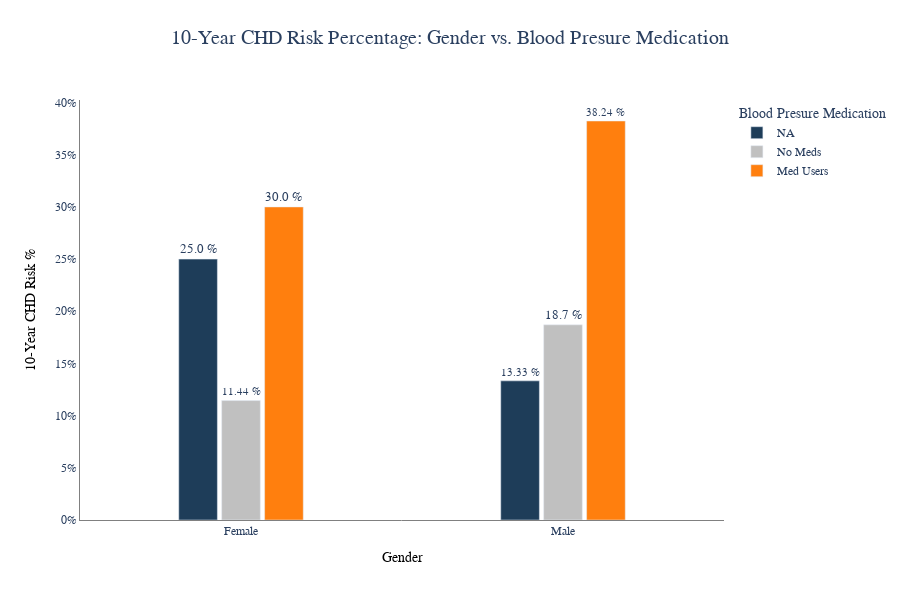

Here is the notebook cell this chart was saved with:
### Code cell
bar_chart(
    grouped_chd_med,
    "male",
    "per",
    txt = "annotation_per",
    labls = {'male': 'Gender', 'BPMeds': 'Blood Presure Medication', 'per': 'CHD Risk', "annotation_per": False},
    hover={"annotation_per":False},
    colors =["#1e3d59",'silver','#FF7F0E',] ,
    height=600,
    width=900,
    ttle="10-Year CHD Risk Percentage: Gender vs. Blood Presure Medication",
    xtitle="Gender" ,
    ytitle="10-Year CHD Risk %" ,
    colour='BPMeds', 
    bg=0.6, 
    bgg=0.1,
    yscale = False,
    yscale_percentage=True,
    leg="Blood Presure Medication"
)

### Figure 1 — Plotly figure (JSON) as saved in the notebook; plotly's stock layout.template omitted (floating-point values rounded to 4 significant figures)
{"data": [{"alignmentgroup": "True", "customdata": [["25.0 %"], ["13.33 %"]], "hovertemplate": "Blood Presure Medication=NA<br>Gender=%{x}<br>CHD Risk=%{y}<extra></extra>", "legendgroup": "NA", "marker": {"color": "#1e3d59", "pattern": {"shape": ""}}, "name": "NA", "offsetgroup": "NA", "orientation": "v", "showlegend": true, "text": ["25.0 %", "13.33 %"], "textfont": {"size": 15}, "textposition": "outside", "type": "bar", "x": ["Female", "Male"], "xaxis": "x", "y": [0.25, 0.1333], "yaxis": "y"}, {"alignmentgroup": "True", "customdata": [["11.44 %"], ["18.7 %"]], "hovertemplate": "Blood Presure Medication=No Meds<br>Gender=%{x}<br>CHD Risk=%{y}<extra></extra>", "legendgroup": "No Meds", "marker": {"color": "silver", "pattern": {"shape": ""}}, "name": "No Meds", "offsetgroup": "No Meds", "orientation": "v", "showlegend": true, "text": ["11.44 %", "18.7 %"], "textfont": {"size": 15}, "textposition": "outside", "type": "bar", "x": ["Female", "Male"], "xaxis": "x", "y": [0.1144, 0.187], "yaxis": "y"}, {"alignmentgroup": "True", "customdata": [["30.0 %"], ["38.24 %"]], "hovertemplate": "Blood Presure Medication=Med Users<br>Gender=%{x}<br>CHD Risk=%{y}<extra></extra>", "legendgroup": "Med Users", "marker": {"color": "#FF7F0E", "pattern": {"shape": ""}}, "name": "Med Users", "offsetgroup": "Med Users", "orientation": "v", "showlegend": true, "text": ["30.0 %", "38.24 %"], "textfont": {"size": 15}, "textposition": "outside", "type": "bar", "x": ["Female", "Male"], "xaxis": "x", "y": [0.3, 0.3824], "yaxis": "y"}], "layout": {"bargap": 0.6, "bargroupgap": 0.1, "barmode": "group", "font": {"family": "Arial", "size": 14}, "height": 600, "legend": {"font": {"size": 12}, "title": {"text": "Blood Presure Medication"}, "tracegroupgap": 0}, "plot_bgcolor": "white", "title": {"font": {"size": 20}, "text": "10-Year CHD Risk Percentage: Gender vs. Blood Presure Medication", "x": 0.5, "xanchor": "center", "y": 0.95, "yanchor": "top"}, "width": 900, "xaxis": {"anchor": "y", "autorange": true, "domain": [0, 1], "gridcolor": "lightgray", "linecolor": "gray", "range": [-0.5, 1.5], "showgrid": false, "showline": true, "tickfont": {"size": 12}, "title": {"font": {"color": "black", "size": 14}, "text": "Gender"}, "type": "category", "zeroline": true}, "yaxis": {"anchor": "x", "autorange": true, "domain": [0, 1], "linecolor": "gray", "range": [0, 0.4025], "showgrid": true, "showline": true, "tickfont": {"size": 12}, "tickformat": ".0%", "title": {"font": {"color": "black", "size": 14}, "text": "10-Year CHD Risk %"}, "type": "linear", "zeroline": true}}}
